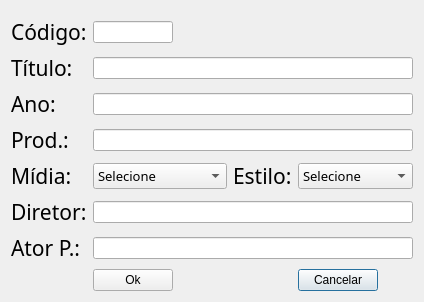
<?xml version="1.0" encoding="UTF-8"?>
<ui version="4.0">
 <class>dlgFilme</class>
 <widget class="QDialog" name="dlgFilme">
  <property name="geometry">
   <rect>
    <x>0</x>
    <y>0</y>
    <width>424</width>
    <height>302</height>
   </rect>
  </property>
  <property name="windowTitle">
   <string>Dialog</string>
  </property>
  <layout class="QVBoxLayout" name="verticalLayout">
   <item>
    <layout class="QGridLayout" name="gridLayout">
     <item row="0" column="3">
      <spacer name="verticalSpacer">
       <property name="orientation">
        <enum>Qt::Vertical</enum>
       </property>
       <property name="sizeHint" stdset="0">
        <size>
         <width>20</width>
         <height>40</height>
        </size>
       </property>
      </spacer>
     </item>
     <item row="1" column="1" colspan="2">
      <widget class="QLabel" name="label">
       <property name="font">
        <font>
         <family>Yu Gothic Medium</family>
         <pointsize>16</pointsize>
        </font>
       </property>
       <property name="text">
        <string>Código:</string>
       </property>
      </widget>
     </item>
     <item row="1" column="3">
      <widget class="QLineEdit" name="tbxCodigo"/>
     </item>
     <item row="2" column="1" colspan="2">
      <widget class="QLabel" name="label_2">
       <property name="font">
        <font>
         <family>Yu Gothic Medium</family>
         <pointsize>16</pointsize>
        </font>
       </property>
       <property name="text">
        <string>Título:</string>
       </property>
      </widget>
     </item>
     <item row="2" column="3" colspan="5">
      <widget class="QLineEdit" name="tbxTitulo"/>
     </item>
     <item row="3" column="1" colspan="2">
      <widget class="QLabel" name="label_3">
       <property name="font">
        <font>
         <family>Yu Gothic Medium</family>
         <pointsize>16</pointsize>
        </font>
       </property>
       <property name="text">
        <string>Ano:</string>
       </property>
      </widget>
     </item>
     <item row="3" column="3" colspan="5">
      <widget class="QLineEdit" name="tbxAno"/>
     </item>
     <item row="4" column="1" colspan="2">
      <widget class="QLabel" name="label_4">
       <property name="font">
        <font>
         <family>Yu Gothic Medium</family>
         <pointsize>16</pointsize>
        </font>
       </property>
       <property name="text">
        <string>Prod.:</string>
       </property>
      </widget>
     </item>
     <item row="4" column="3" colspan="5">
      <widget class="QLineEdit" name="tbxProdutora"/>
     </item>
     <item row="5" column="0">
      <spacer name="horizontalSpacer">
       <property name="orientation">
        <enum>Qt::Horizontal</enum>
       </property>
       <property name="sizeHint" stdset="0">
        <size>
         <width>48</width>
         <height>20</height>
        </size>
       </property>
      </spacer>
     </item>
     <item row="5" column="1" colspan="2">
      <widget class="QLabel" name="label_5">
       <property name="font">
        <font>
         <family>Yu Gothic Medium</family>
         <pointsize>16</pointsize>
        </font>
       </property>
       <property name="text">
        <string>Mídia:</string>
       </property>
      </widget>
     </item>
     <item row="5" column="8">
      <spacer name="horizontalSpacer_2">
       <property name="orientation">
        <enum>Qt::Horizontal</enum>
       </property>
       <property name="sizeHint" stdset="0">
        <size>
         <width>48</width>
         <height>20</height>
        </size>
       </property>
      </spacer>
     </item>
     <item row="6" column="1" colspan="2">
      <widget class="QLabel" name="label_6">
       <property name="font">
        <font>
         <family>Yu Gothic Medium</family>
         <pointsize>16</pointsize>
        </font>
       </property>
       <property name="text">
        <string>Diretor:</string>
       </property>
      </widget>
     </item>
     <item row="6" column="3" colspan="5">
      <widget class="QLineEdit" name="tbxDiretor"/>
     </item>
     <item row="7" column="1" colspan="2">
      <widget class="QLabel" name="label_7">
       <property name="font">
        <font>
         <family>Yu Gothic Medium</family>
         <pointsize>16</pointsize>
        </font>
       </property>
       <property name="text">
        <string>Ator P.:</string>
       </property>
      </widget>
     </item>
     <item row="7" column="3" colspan="5">
      <widget class="QLineEdit" name="tbxAtorPrincipal"/>
     </item>
     <item row="8" column="6">
      <widget class="QPushButton" name="btnCancelar">
       <property name="text">
        <string>Cancelar</string>
       </property>
      </widget>
     </item>
     <item row="8" column="5">
      <spacer name="verticalSpacer_2">
       <property name="orientation">
        <enum>Qt::Vertical</enum>
       </property>
       <property name="sizeHint" stdset="0">
        <size>
         <width>20</width>
         <height>40</height>
        </size>
       </property>
      </spacer>
     </item>
     <item row="8" column="4">
      <spacer name="horizontalSpacer_3">
       <property name="orientation">
        <enum>Qt::Horizontal</enum>
       </property>
       <property name="sizeHint" stdset="0">
        <size>
         <width>188</width>
         <height>20</height>
        </size>
       </property>
      </spacer>
     </item>
     <item row="8" column="3">
      <widget class="QPushButton" name="btnOk">
       <property name="text">
        <string>Ok</string>
       </property>
      </widget>
     </item>
     <item row="5" column="5">
      <widget class="QLabel" name="label_8">
       <property name="font">
        <font>
         <family>Yu Gothic Medium</family>
         <pointsize>16</pointsize>
        </font>
       </property>
       <property name="text">
        <string>Estilo:</string>
       </property>
      </widget>
     </item>
     <item row="5" column="3" colspan="2">
      <widget class="QComboBox" name="cbMidia">
       <property name="font">
        <font>
         <family>Yu Gothic Medium</family>
         <pointsize>10</pointsize>
        </font>
       </property>
       <item>
        <property name="text">
         <string>Selecione</string>
        </property>
       </item>
       <item>
        <property name="text">
         <string>DVD</string>
        </property>
       </item>
       <item>
        <property name="text">
         <string>Blu ray</string>
        </property>
       </item>
       <item>
        <property name="text">
         <string>Nuvem</string>
        </property>
       </item>
       <item>
        <property name="text">
         <string>Fita</string>
        </property>
       </item>
      </widget>
     </item>
     <item row="5" column="6" colspan="2">
      <widget class="QComboBox" name="cbEstilo">
       <property name="font">
        <font>
         <family>Yu Gothic Medium</family>
         <pointsize>10</pointsize>
        </font>
       </property>
       <item>
        <property name="text">
         <string>Selecione</string>
        </property>
       </item>
       <item>
        <property name="text">
         <string>Terror</string>
        </property>
       </item>
       <item>
        <property name="text">
         <string>Drama</string>
        </property>
       </item>
       <item>
        <property name="text">
         <string>Romance</string>
        </property>
       </item>
       <item>
        <property name="text">
         <string>Suspense</string>
        </property>
       </item>
       <item>
        <property name="text">
         <string>Aventura</string>
        </property>
       </item>
       <item>
        <property name="text">
         <string>Ação</string>
        </property>
       </item>
       <item>
        <property name="text">
         <string>Animação</string>
        </property>
       </item>
       <item>
        <property name="text">
         <string>Documentário</string>
        </property>
       </item>
      </widget>
     </item>
    </layout>
   </item>
  </layout>
 </widget>
 <resources/>
 <connections/>
</ui>
